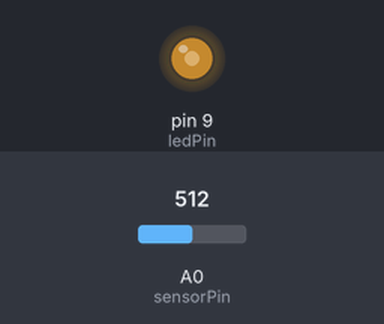
Bench run of a sketch on a simulated Arduino Uno, built with avr-gcc and run on an emulated ATmega328P. On the bench: output pins drawn as LEDs (lit = HIGH). The test bench sets the inputs (shaded band); at power-on: A0 (sensorPin) = 512.

Above: at 1.2 s.
1.3 s: A0 (sensorPin) set to 716
At 2.5 s:
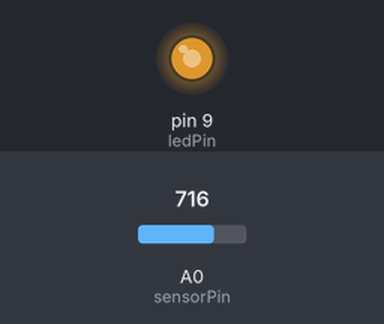
2.8 s: A0 (sensorPin) set to 900
At 3.9 s:
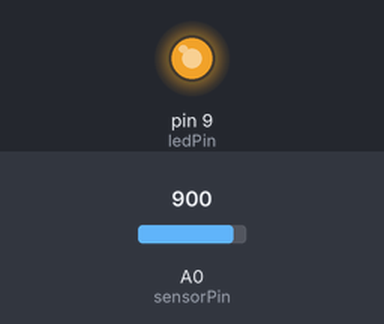
4.3 s: A0 (sensorPin) set to 122
At 5.0 s:
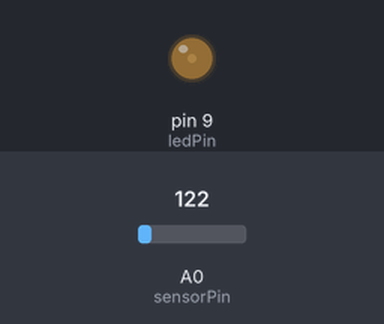
5.8 s: A0 (sensorPin) set to 0
At 6.2 s:
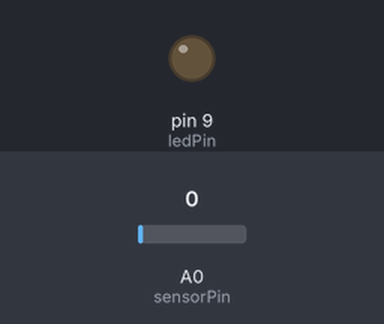
7.3 s: A0 (sensorPin) set to 511
At 8.5 s:
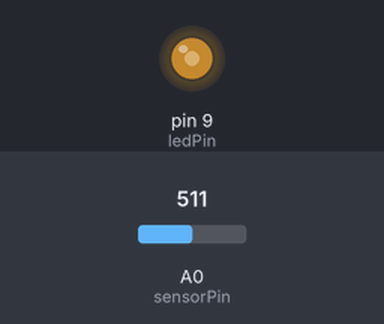
Timing chart, 0 to 9.8 s (numbered marks = the images above; inputs shaded):
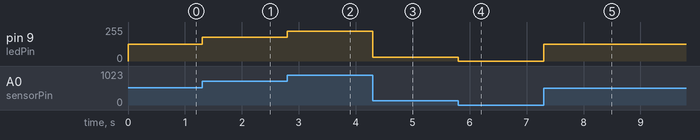

Measured:
- after the input at 1.3 s, pin 9 (ledPin): 127/255 → 178/255 at once
- after the input at 2.8 s, pin 9 (ledPin): 178/255 → 224/255 at once
- after the input at 4.3 s, pin 9 (ledPin): 224/255 → 30/255 at once
- after the input at 5.8 s, pin 9 (ledPin): 30/255 → 0/255 at once
- after the input at 7.3 s, pin 9 (ledPin): 0/255 → 127/255 at once

The sketch:

Circuit_06.ino
```cpp
const int sensorPin = 0;
const int ledPin = 9;
int lightLevel;

void setup() {
  pinMode(ledPin, OUTPUT);
}

void loop() {
  lightLevel = analogRead(sensorPin);
  lightLevel = map(lightLevel, 0, 1023, 0, 255);
  lightLevel = constrain(lightLevel, 0, 255);
  analogWrite(ledPin, lightLevel);
}
```
